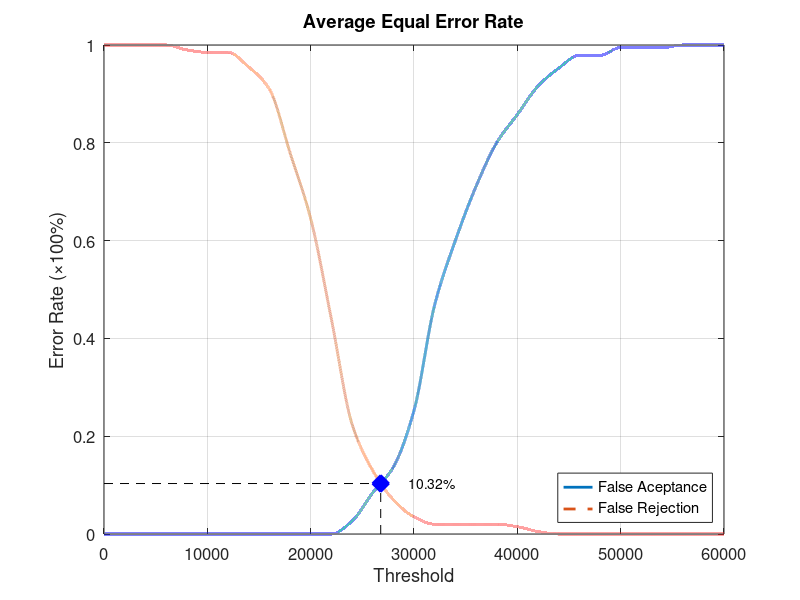
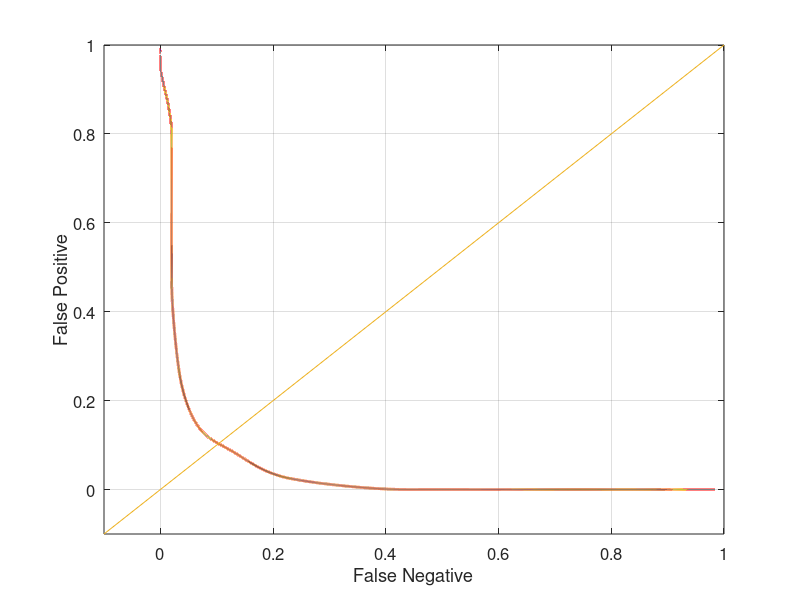

Recreate these plots in MATLAB, in order.
function yEER = Database2_4
close all;
clear;
clc;
x = 0:2000:60000;
xq = 0:0.5:60000;

y0 = [0 0 0 0 0 0 0 0 0 0 0 0 0.0263158 0.0842105 0.136842 0.252632 0.468421 0.6 0.710526 0.8 0.857895 0.915789 0.952632 0.978947 0.978947 0.994737 0.994737 0.994737 1 1 1];
yy0 = interp1(x, y0, xq, 'pchip');
y1 = [1 1 1 1 0.99 0.985 0.985 0.955 0.91 0.78 0.645 0.44 0.225 0.13 0.07 0.035 0.02 0.02 0.02 0.02 0.015 0.005 0 0 0 0 0 0 0 0 0];
yy1 = interp1(x, y1, xq, 'pchip');

% Calculating EER: 
y2 = abs(y0 - y1);
find(y2 == min(y2))
yy2 = abs(yy0 - yy1);
xEER = find(yy2 == min(yy2));
xEERIndex = xq(xEER) % X-axis EER
yEER = yy0(xEER) % Y-axis EER

main = figure
plot(xq, yy0,'-','LineWidth', 2);	hold on
plot(xq, yy1,'--','LineWidth', 2);	hold on
plot([xEERIndex xEERIndex], [0 yEER], 'k--');	hold on
plot([0 xEERIndex], [yEER yEER], 'k--');	hold on
plot(xEERIndex, yEER, 'bx', 'LineWidth', 10);	hold on
text(xEERIndex + 10 * xEERIndex / 100, yEER, [num2str(round((10000 * yEER)) / 100) '%'])
legend('False Aceptance', 'False Rejection', 'Location', 'SouthEast')
xlabel('Threshold')
ylabel('Error Rate (\times100%)')
title('Average Equal Error Rate')
set(gca, 'FontSize', 12)
axis([0 60000 0 1])
grid on

print(main, 'Database2_4Main', '-dpng');
FNRxFPR = figure('Color', [1 1 1]);
plot(yy1, yy0, '-', yy1, yy0, 'LineWidth', 2);
hold on
y = -0.1:0.1:1
plot(y, y); 
set(gca, 'FontSize', 12)
xlabel('False Negative')
ylabel('False Positive')
axis([-0.1 1 -0.1 1])
set(gca, 'FontSize', 12)
grid on

print(FNRxFPR, 'Database2_4FNRxFPR','-dpng');
end
